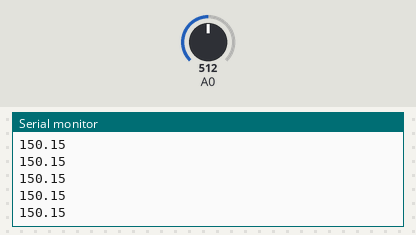
A sketch run on a simulated Arduino Uno, built with avr-gcc and run on an emulated ATmega328P. Parts: the last lines printed to the serial monitor. The test bench sets the inputs (shaded band); at power-on: A0 = 512.

Above: at 1.2 s.
1.3 s: A0 set to 716
At 2.4 s:
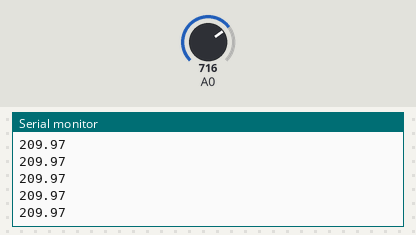
2.8 s: A0 set to 900
At 3.6 s:
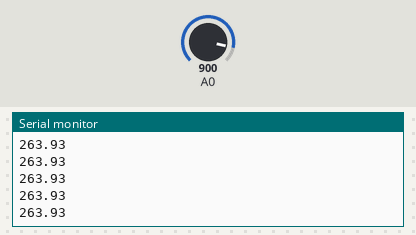
Timing chart, 0 to 5.8 s (numbered marks = the images above; inputs shaded):
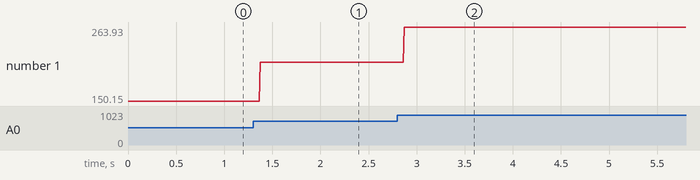

Measured:
- after the input at 1.3 s, the serial monitor: prints a new line after 0.07 s (image 1)
- after the input at 2.8 s, the serial monitor: prints a new line after 0.07 s (image 2)
- plotted number 1: 150.15 → 209.97 after the input at 1.3 s, 209.97 → 263.93 after the input at 2.8 s

The sketch:

Trans_Temperature.ino
```cpp
void setup() {
  // put your setup code here, to run once:
  Serial.begin(9600);

}

void loop() {
  // put your main code here, to run repeatedly:
  float AI0_TP = analogRead(A0);
  float transPressure = ((AI0_TP/1023.0)*300);
  Serial.println(transPressure);
  //Serial.println(AI0_TP);
  delay(1);

}
```
